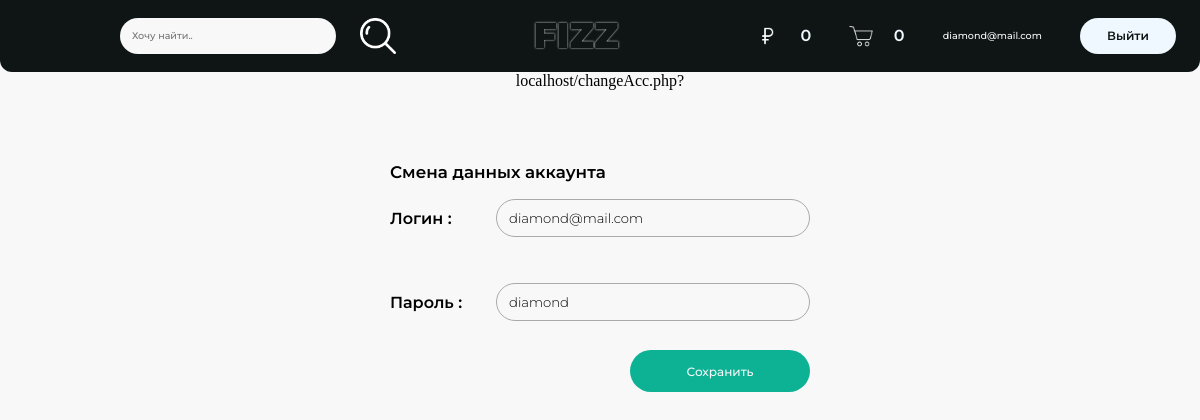
The page /changeAcc.php (signed in) on the database its author committed.
### tables this page shows
CREATE TABLE `users` (
  `id_user` int(11) NOT NULL,
  `email_user` varchar(200) NOT NULL,
  `password_user` varchar(200) NOT NULL,
  `bonuses_active` decimal(10,0) NOT NULL DEFAULT '0',
  `admin_status` int(11) NOT NULL DEFAULT '0',
  `blocked` int(11) NOT NULL DEFAULT '0'
);

### changeAcc.php (the view)
<?php
    include "header.php";
?>
<div id="emtyAboveAcc"></div>
<?php
echo "<h3 id='changeAccH3'> Смена данных аккаунта </h3>";
 echo "
 <form action='checkChangeAcc.php' method='POST' id='modalAcc'>
     <label class='labelAcc' for='email'> Логин :
     <input class='input' type='text' name='email' value='".$userInfo['email_user']."' required pattern='([A-z0-9_.]{1,})@([A-z]{1,}).([A-z]{2,8})'></label>
     <label class='labelAcc' for='pass'> Пароль :
     <input class='input' type='text' name='pass' value='".$userInfo['password_user']."' required></label>
     <input id='submitModal' type='submit' value='Сохранить'>
 </form>";
?>

### header.php (shortened to what this page needs)
<?php
    include "connect-db.php";
    $id_user = isset($_SESSION['id_user']) ? $_SESSION['id_user'] : false;
    if($id_user != false){
        $userInfo = mysqli_fetch_array(mysqli_query($con, "SELECT id_user, email_user, password_user, bonuses_active, admin_status FROM users WHERE id_user=".$id_user));
    }
?>
<!DOCTYPE html>
<html lang="en">
<head>
    <link rel="stylesheet" href="../css/style.css">
</head>
<body id='catalogNav'>
    <nav>
        <div id='forNav'>
            <form action="" method="get" id='searchFormNav'>
                <input type="text" name="search" id="searchNav" placeholder='Хочу найти..'>
                <input id='searchNavImg' type="submit" id="" value=''>
            </form>
            <a href='../catalog.php' class='fizzBackWord' id='logo'>fizz</a>
            <div id='navThreeDivs' <?= $id_user!=false ? "style='width: 35vmax;'" : '' ?>>
                <?php
                    if($id_user != false){
                        echo "
                        <div class='infoAccNav'><img src='../images/ruble.png' alt='ruble' id='ruble'> <span>".$userInfo['bonuses_active']."</span></div>
                        <div class='infoAccNav'><img src='../images/shopBasket.png' alt='basket' id='basket'> <span>0</span></div>
                        <a href='/account.php' id='userEmailNav'>".$userInfo['email_user']."</a>
                        <a href='../exitFromAcc.php' id='logOut' >Выйти</a>";
                    }
                    else{
                        echo "<button id='logIn' >Войти</button>";
                    }
                ?>
            </div>
        </div>
    </nav>
    <?php
    $s1 = isset($_SERVER['SERVER_NAME']) ? $_SERVER['SERVER_NAME'] : false;
    $s2 = isset($_SERVER['PHP_SELF']) ? $_SERVER['PHP_SELF'] : false;
    $s3 = isset($_SERVER['QUERY_STRING'])? "?".$_SERVER['QUERY_STRING'] : false;
    $sLast = $s1.$s2.$s3;
    echo $sLast;
    ?>

### css/style.css (style rules this page uses)
* { padding: 0; margin: 0; }
body { overflow-x: hidden; }
.fizzBackWord { font-family: 'monserratB'; text-transform: uppercase; text-decoration: none; font-size: 10vmax; line-height: 120%; text-shadow: 0 0 7px white; color: rgb(14,21,20); transition: 3s; transform: translate(3s); }
nav { display: flex; flex-direction: row; justify-content: end; width: 100%; height: 6vmax; background-color: #0E1514; border-radius: 0 0 1vmax 1vmax; }
#forNav { align-self: center; justify-self: center; display: flex; flex-direction: row; justify-content: space-between; width: 90vmax; }
#searchFormNav { align-self: center; display: flex; justify-content: space-between; flex-direction: row; width: 23vmax; height: 3vmax; }
#searchNav { font-family: monserratM; font-size: 0.8vmax; padding: 0 1vmax; width: 16vmax; height: 100%; background-color: #F8F8F8; border-radius: 3vmax; border: transparent; }
#searchNavImg { width: 3vmax; height: 3vmax; background-image: url(../images/search.png); background-size: cover; background-color: transparent; border: transparent; }
#logo { align-self: center; text-shadow: 0 0 2px white; font-size: 3vmax; }
#navThreeDivs { display: flex; flex-direction: row; align-items: center; justify-content: space-between; width: 15vmax; margin-right: 2vmax; }
#userEmailNav { text-decoration: transparent; align-self: flex-end; font-family: monserratM; color: #F8F8F8; font-size: 0.8vmax; line-height: 560%; }
#ruble { width: 2vmax; }
#basket { width: 2vmax; }
#logIn, #logOut { display: flex; align-items: center; justify-content: center; text-decoration: transparent; width: 8vmax; height: 3vmax; background-color: aliceblue; font-family: 'monserratSB'; font-size: 1vmax; border-radius: 3.5vmax; border: transparent; color: #0E1514; }
.infoAccNav { display: flex; flex-direction: row; align-items: center; justify-content: space-between; width: 4.6vmax; }
.infoAccNav>span { font-family: 'monserratSB'; color: aliceblue; }
#catalogNav { display: flex; flex-direction: column; align-items: center; background-color: #F8F8F8; }
* { padding: 0; margin :0; }
.input { display: flex; border-radius: 3vmax; border: 0.1vmax solid #AAAAAA; background-color: transparent; font-family: monserratL; font-size: 1.1vmax; width: 24vmax; padding: 0 1vmax; height: 3vmax; outline: none; }
#emtyAboveAcc { width: 100%; height: 6vmax; }
#modalAcc { display: flex; flex-direction: column; width: 35vmax; gap: 1vmax; }
.labelAcc { display: flex; flex-direction: row; align-items: center; justify-content: space-between; height: 6vmax; font-family: monserratSB; }
#submitModal { align-self: flex-end; width: 15vmax; height: 3.5vmax; font-size: 1vmax; border: transparent; background-color: #0DB295; color: #F8F8F8; border-radius: 3vmax; font-family: monserratM; }
#changeAccH3 { font-family: monserratSB; font-size: 1.4vmax; width: 35vmax; }

### rows shown on the page
users: bonuses_active "0", email_user "diamond@mail.com", email "diamond@mail.com", pass "diamond"

### other values the page prints
$sLast "localhost/changeAcc.php?"
